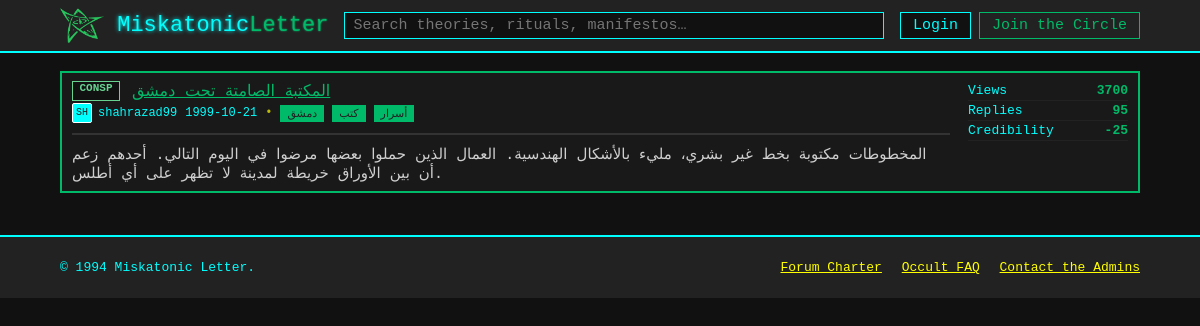
The page /Posts/50 on the database its author committed.
### db.py (models this page shows)
class Badges(Base):
    __tablename__    = "Badges"
    badge_id         = Column(Integer,primary_key=True)
    badge_title      = Column(String)
    badge_lable      = Column(String)

class Posts(Base):
    __tablename__    = "Posts"
    post_id          = Column(Integer,primary_key=True,index=True)
    post_title       = Column(String,nullable=False)
    post_exerpt      = Column(String)
    author_id        = Column(Integer,ForeignKey("Users.user_id"),nullable=False)
    post_date        = Column(Date)
    post_views       = Column(Integer,default=0)
    post_replies     = Column(Integer,default=0)
    post_credibility = Column(Integer,default=0)
    post_content     = Column(Text)
    badge_id         = Column(Integer,ForeignKey("Badges.badge_id"))

class Users(Base):
    __tablename__    = "Users"
    user_id          = Column(Integer,primary_key=True,index=True)
    user_avatar      = Column(String(2))
    user_name        = Column(String)

class Tags(Base):
    __tablename__    = "Tags"
    tag_id           = Column(Integer,primary_key=True,index=True)
    tag_lable        = Column(String)

### posts.py (the view)
@router.get("/Posts/{id}", response_class=HTMLResponse)
async def get_post(request: Request, id: str,db:Session = Depends(get_db)):
    post = db.query(Posts).filter(Posts.post_id==id).first()
    serialized_post = serialize_post(post,db)
    return templates.TemplateResponse(
        "post.html",
        {
            "request": request,
            "post": serialized_post,
        }
    )

### templates/post.html (shortened to what this page needs)
<!doctype html>
<html lang="en">
<head>
	<link rel="stylesheet" href="{{ url_for('static', path='styles.css') }}" />
</head>
<body>
	<header class="topbar">
		<div class="container topbar__inner">
			<a class="brand" href="{{ url_for('get_posts') }}">
				<img src="{{ url_for('static', path='imgs/elder-sign.png') }}" alt="" class="brand__logo" aria-hidden="true">
				<span class="brand__name">Miskatonic<span class="accent">Letter</span></span>
			</a>
			<form class="search" action="#" method="get" role="search">
				<input class="search__input" type="search" name="q" placeholder="Search theories, rituals, manifestos…" aria-label="Search" />
			</form>
			<nav class="usernav" aria-label="User">
				<a class="btn btn--ghost" href="#">Login</a>
				<a class="btn btn--primary" href="#">Join the Circle</a>
			</nav>
		</div>
	</header>
	<main class="container layout">
		<section class="content" style="width:100%">
			<div id="post-content">
				{% if post %}
					<article class="thread card" role="article">
					<div class="thread__main">
						<div class="thread__row">
						<span class="badge badge--{{ post.badge.label }}" title="{{ post.badge.title }}">{{ post.badge.label }}</span>
						<span class="thread__title">{{ post.title }}</span>
						</div>
						<div class="thread__meta">
						<span class="author">
							<span class="avatar" aria-hidden="true">{{ post.author.avatar }}</span>
							<span class="author__name">{{ post.author.name }}</span>
						</span>
						<time datetime="{{ post.date }}">{{ post.date }}</time>
						<span class="dot" aria-hidden="true">•</span>
						{% for tag in post.tags %}
							<a href="#" class="tag">{{ tag }}</a>
						{% endfor %}
						</div>
						<hr style="border:1px solid #333;margin:10px 0;">
						<div class="thread__content" style="margin-top:10px;">
						{{ post.content }}
						</div>
					</div>
					<ul class="thread__stats">
						<li><span class="stat__label">Views</span><strong>{{ post.stats.views }}</strong></li>
						<li><span class="stat__label">Replies</span><strong>{{ post.stats.replies }}</strong></li>
						<li><span class="stat__label">Credibility</span><strong>{{ post.stats.credibility }}</strong></li>
					</ul>
					</article>
				{% else %}
					<p>Post not found.</p>
				{% endif %}
				</div>
		</section>
	</main>
	<footer class="footer">
		<div class="container footer__inner">
			<p>© 1994 Miskatonic Letter.</p>
			<nav class="footer__links">
				<a href="#">Forum Charter</a>
				<a href="#">Occult FAQ</a>
				<a href="#">Contact the Admins</a>
			</nav>
		</div>
	</footer>
</body>
</html>

### static/styles.css (style rules this page uses)
body { background: #111; color: #cfcfcf; font-family: 'Courier New', Courier, monospace; font-size: 15px; margin: 0; }
.container { width: 90%; margin: 0 auto; }
.topbar { background: #222; color: #0ff; border-bottom: 2px solid #0ff; padding: 8px 0; }
.topbar__inner { display: flex; align-items: center; justify-content: space-between; }
.brand { font-size: 22px; font-family: 'Courier New', Courier, monospace; color: #0ff; text-shadow: 0 0 4px #0ff; text-decoration: none; }
.accent { color: rgb(0, 185, 105); text-shadow: 0 0 2px rgb(0, 185, 105); }
.search { flex: 1; margin: 0 16px; }
.search__input { width: 100%; padding: 4px 8px; font-family: 'Courier New', Courier, monospace; font-size: 15px; background: #111; color: #0ff; border: 1px solid #0ff; }
.usernav { display: flex; gap: 8px; }
.btn { background: #111; color: #0ff; border: 1px solid #0ff; padding: 4px 12px; font-family: 'Courier New', Courier, monospace; font-size: 15px; text-decoration: none; cursor: pointer; }
.btn--primary { background: #222; color: rgb(0, 185, 105); border: 1px solid rgb(0, 185, 105); }
.layout { display: flex; gap: 24px; margin-top: 18px; }
.content { flex: 1; }
.card { background: #191919; border: 2px solid #0ff; margin-bottom: 18px; padding: 8px 10px; }
.tag { background: #222; color: #0ff; border: 1px solid #0ff; font-size: 12px; padding: 2px 8px; font-family: 'Courier New', Courier, monospace; text-decoration: none; }
.thread { background: #191919; border: 2px solid rgb(0, 185, 105); padding: 8px 10px; display: flex; justify-content: space-between; }
.thread__main { flex: 1; }
.thread__row { display: flex; align-items: center; gap: 8px; margin-bottom: 2px; }
.thread__title { color: rgb(0, 185, 105); font-family: 'Courier New', Courier, monospace; font-size: 16px; text-decoration: underline; }
.thread__meta { display: flex; align-items: center; gap: 8px; color: #0ff; font-size: 12px; }
.thread .tag { background: rgb(0, 185, 105); color: #222; border: 1px solid rgb(0, 185, 105); font-size: 11px; padding: 1px 6px; }
.author { display: flex; align-items: center; gap: 6px; }
.avatar { display: inline-block; width: 18px; height: 18px; background: #0ff; color: #222; font-size: 10px; font-family: 'Courier New', Courier, monospace; text-align: center; border: 1px solid #fff; border-radius: 2px; line-height: 18px; }
.thread__stats { list-style: none; margin: 0; padding: 0 0 0 18px; min-width: 160px; }
.thread__stats li { color: rgb(0, 185, 105); font-family: 'Courier New', Courier, monospace; font-size: 13px; border-bottom: 1px solid #222; padding: 2px 0; display: flex; justify-content: space-between; }
.stat__label { color: #0ff; }
.brand__logo { width: 2em; display: inline-block; vertical-align: middle; }
.badge { display: inline-block; min-width: 34px; height: 18px; padding: 0 6px; border: 1px solid #ff0; background: #222; color: #ff0; font-size: 11px; font-family: 'Courier New', Courier, monospace; font-weight: bold; text-align: center; margin-right: 4px; }
.badge--CONSP { background: #111; color: #68d391; border-color: #68d391; }
.footer { background: #222; color: #0ff; border-top: 2px solid #0ff; margin-top: 24px; padding: 10px 0; }
.footer__inner { display: flex; align-items: center; justify-content: space-between; font-size: 13px; }
.footer__links a { color: #ff0; text-decoration: underline; margin-left: 12px; font-family: 'Courier New', Courier, monospace; }
.dot { opacity: .7; color: #ff0; }
time { color: #0ff; font-family: 'Courier New', Courier, monospace; }

### rows shown on the page
Badges: badge.label "CONSP"
Posts: title "المكتبة الصامتة تحت دمشق", date "1999-10-21", content "المخطوطات مكتوبة بخط غير بشري، مليء بالأشكال الهندسية. العمال الذين حملوا بعضها مرضوا في اليوم التالي. أحدهم زعم أن بين الأوراق خريطة لمدينة لا تظهر على أي أطلس.", stats.views "3700", stats.credibility "-25"
Users: author.avatar "SH", author.name "shahrazad99"
Tags: tag_lable "دمشق"
Tags: tag_lable "كتب"
Tags: tag_lable "أسرار"

### other values the page prints
{{ post.stats.replies }} "95"
